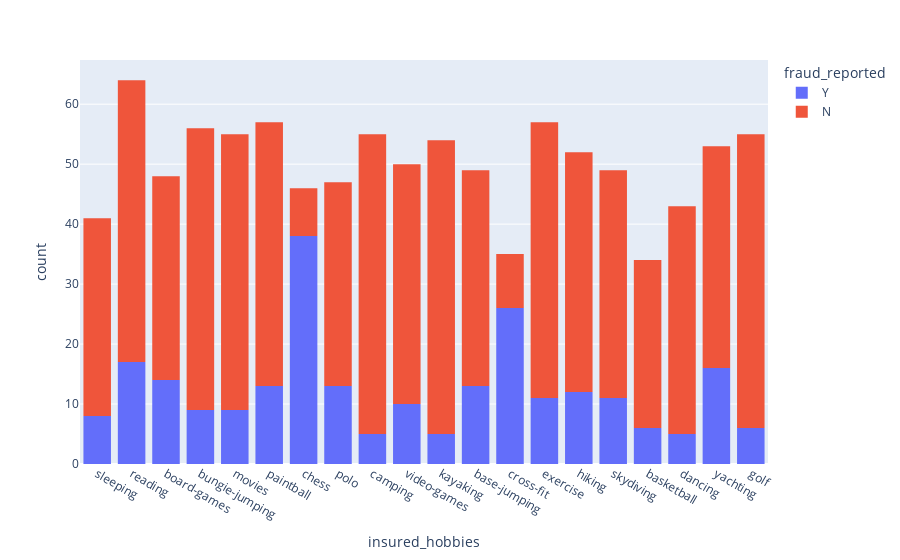

Notebook code for this chart:
### Code cell
fig = px.histogram(df, x="insured_hobbies", color="fraud_reported")
fig.show()

### Figure 1 — Plotly figure (JSON) as saved in the notebook; plotly's stock layout.template omitted (floating-point values rounded to 4 significant figures; data arrays with more than 128 entries replaced by an {"elided": "..."} marker saying what was removed)
{"data": [{"alignmentgroup": "True", "bingroup": "x", "hovertemplate": "fraud_reported=Y<br>insured_hobbies=%{x}<br>count=%{y}<extra></extra>", "legendgroup": "Y", "marker": {"color": "#636efa", "pattern": {"shape": ""}}, "name": "Y", "offsetgroup": "Y", "orientation": "v", "showlegend": true, "type": "histogram", "x": {"elided": "247 str values"}, "xaxis": "x", "yaxis": "y"}, {"alignmentgroup": "True", "bingroup": "x", "hovertemplate": "fraud_reported=N<br>insured_hobbies=%{x}<br>count=%{y}<extra></extra>", "legendgroup": "N", "marker": {"color": "#EF553B", "pattern": {"shape": ""}}, "name": "N", "offsetgroup": "N", "orientation": "v", "showlegend": true, "type": "histogram", "x": {"elided": "753 str values"}, "xaxis": "x", "yaxis": "y"}], "layout": {"barmode": "relative", "legend": {"title": {"text": "fraud_reported"}, "tracegroupgap": 0}, "margin": {"t": 60}, "xaxis": {"anchor": "y", "domain": [0, 1], "title": {"text": "insured_hobbies"}}, "yaxis": {"anchor": "x", "domain": [0, 1], "title": {"text": "count"}}}}
